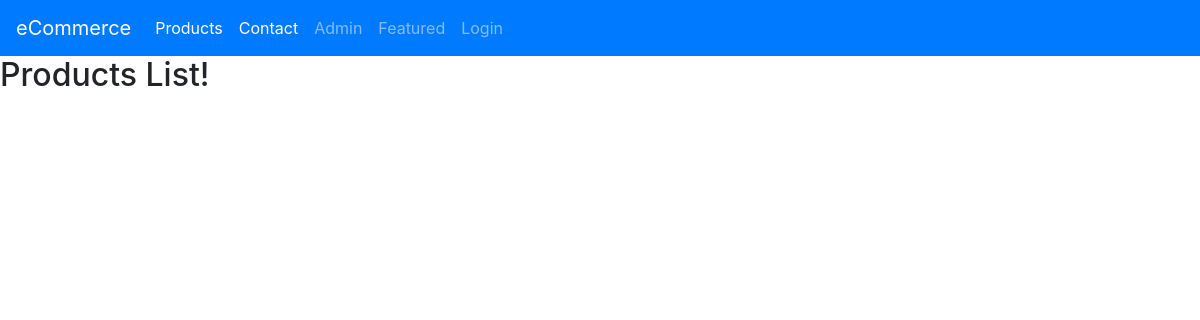
Before: /products/ with the older database file.
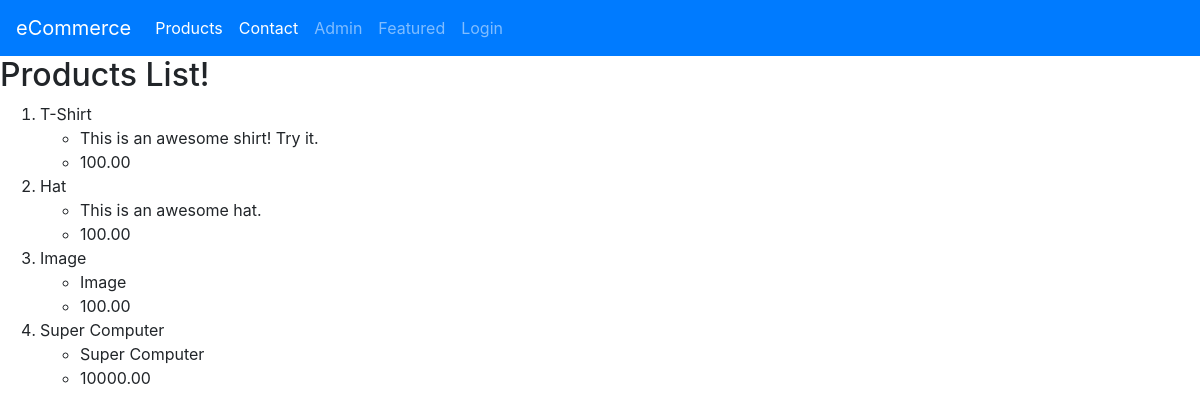
After: the same page with the newer database file.
### products/models.py (models this page shows, shortened)
class Product(models.Model):
    title = models.CharField(max_length=120)
    description = models.TextField()
    price = models.DecimalField(decimal_places=2, max_digits=10, default=100)
    image = models.ImageField(upload_to=upload_image_path, null=True, blank=True)
    featured = models.BooleanField(default=False)
    active = models.BooleanField(default=True)
    objects = ProductManager()  # It is extending objects which is an inbuilt model manager
    def __str__(self):
        return self.title

### products/views.py (the view)
# urls.py: url(r'^products/$', ProductListView.as_view()),
class ProductListView(ListView):
    queryset = Product.objects.all()
    def get_context_data(self, *args, **kwargs):
        context = super(ProductListView, self).get_context_data(*args, **kwargs)
        print(context)
        return context

### products/templates/products/product_list.html
{% extends "base.html" %}
{% load static %}
{% block content %}
    <h2>Products List!</h2>
    <ol>
        {% for product in product_list %}
            <li>{{ product.title }}</li>
            <ul>
                <li>{{ product.description }}</li>
                <li>{{ product.price }}</li>
            </ul>
        {% endfor %}
    </ol>
{% endblock content %}

### templates/base.html (shortened to what this page needs)
<!doctype html>
{% load staticfiles %}
<html lang="en">
<head>
    {% include 'base/css.html' %}
</head>
<body>
{% include 'base/navbar.html' %}
{% block content %} {% endblock content %}
</body>
</html>

### templates/base/css.html (shortened to what this page needs)
{% load static %}
<link rel="stylesheet" href="https://maxcdn.bootstrapcdn.com/bootstrap/4.0.0/css/bootstrap.min.css"
>

### templates/base/navbar.html
<nav class="navbar navbar-expand-sm bg-primary navbar-dark">
    <ul class="navbar-nav">
        <a class="navbar-brand" href="/">eCommerce</a>
        <li class="nav-item active">
            <a class="nav-link" href="/products/">Products</a>
        </li>
        <li class="nav-item active">
            <a class="nav-link" href="/contact/">Contact</a>
        </li>
        <li class="nav-item">
            <a class="nav-link" href="/admin/">Admin</a>
        </li>
        <li class="nav-item">
            <a class="nav-link" href="/featured/">Featured</a>
        </li>
        <li class="nav-item">
            <a class="nav-link" href="/login/">Login</a>
        </li>
    </ul>
</nav>

### templates/base/js.html (shortened to what this page needs)
{% load static %}

Changed rows visible on the page:
added Product: title "T-Shirt", description "This is an awesome shirt! Try it.", price "100.00"
added Product: title "Hat", description "This is an awesome hat.", price "100.00"
added Product: title "Image", description "Image", price "100.00"
added Product: title "Super Computer", description "Super Computer", price "10000.00"
